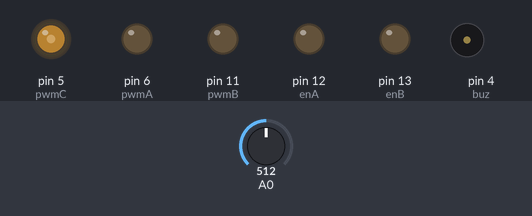
Bench run of a sketch on a simulated Arduino Uno, built with avr-gcc and run on an emulated ATmega328P. Shown: output pins drawn as LEDs (lit = HIGH), buzzer (waves = sounding, pin HIGH). The test bench sets the inputs (shaded band); at power-on: A0 = 512. What the sketch prints to the serial monitor is not drawn.

Above: at 1.2 s.
1.3 s: A0 set to 122
Timing chart, 0 to 4.3 s (numbered marks = the images above; inputs shaded):
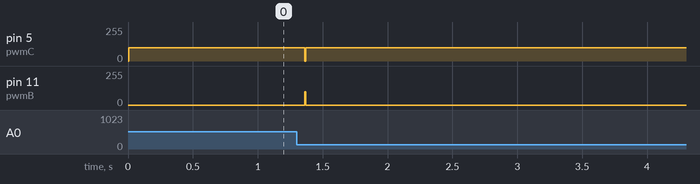

Measured:
- after the input at 1.3 s, pin 5 (pwmC): 100/255 → 0/255 after 0.06 s, → 100/255 0.01 s later; pin 11 (pwmB): 0/255 → 100/255 after 0.06 s, → 0/255 0.01 s later

The sketch:

AmbientMusicControler.ino
```cpp
int pwmA = 6; // blue
int pwmB = 11;//red
int pwmC = 5; // green
int enA = 12;
int enB = 13;
int buz = 4;
int values[10] = {0};
int counter = 0;
double avgValue;

void setup() {
  pinMode(pwmA, OUTPUT);
  pinMode(pwmB, OUTPUT);
   pinMode(pwmC, OUTPUT);
  pinMode(enA, OUTPUT);
  pinMode(enB, OUTPUT);
  pinMode(buz, OUTPUT);
  Serial.begin(9600);
}
void loop() {
    int sensorValue = analogRead(A0);
    values[counter] = sensorValue;
    int sum = 0;
    for (int i = 0; i < 10; i++)
      sum += values[i];

    avgValue = sum / 10;

    avgValue -= 250;
      Serial.println(avgValue);
    if(abs(avgValue) < 10){//blue
    analogWrite(pwmB,0);
    analogWrite(pwmA, 100);
    analogWrite(pwmC,0);
    }else if(abs(avgValue) < 20){//red

     analogWrite(pwmA, 0);
     analogWrite(pwmB,100);
     analogWrite(pwmC,0);
    }else{//green
      analogWrite(pwmA, 0);
     analogWrite(pwmB,0);
     analogWrite(pwmC,100);
    }
    if (counter == 9){
      counter = -1;
    }
      counter++;

}
```
